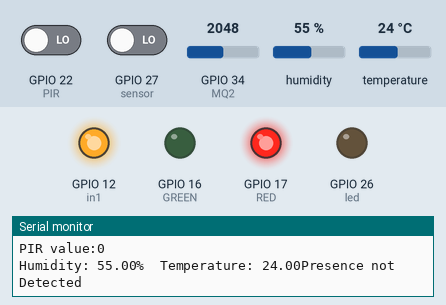
The sketch below on a simulated ESP32. Shown: output pins drawn as LEDs (lit = HIGH), the last lines printed to the serial monitor. The inputs (shaded band) are chosen by the test bench; at power-on: GPIO 34 (MQ2) = 2048, GPIO 27 (sensor) LOW, temperature 24 °C, GPIO 22 (PIR) LOW, humidity 55 %. WiFi joins after 1.5 s; servers stay silent unless stated.

Above: at 14.2 s.
14.3 s: GPIO 34 (MQ2) set to 1074
16.2 s: GPIO 34 (MQ2) set to 934
At 17.5 s:
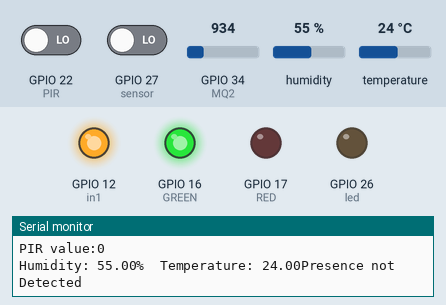
18.5 s: GPIO 27 (sensor) driven HIGH
At 18.9 s:
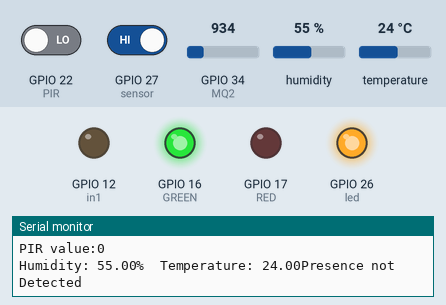
20.0 s: GPIO 27 (sensor) driven LOW
At 24.5 s:
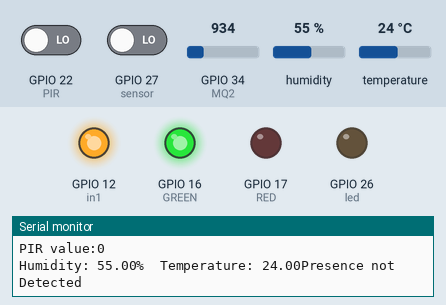
27.5 s: temperature set to 26 °C
At 30.2 s:
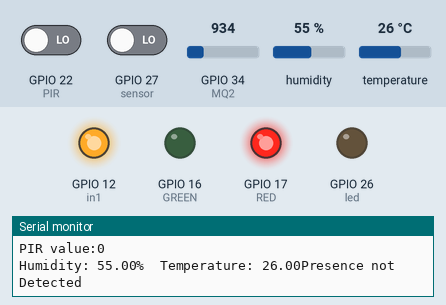
Timing chart, 0 to 31.5 s (numbered marks = the images above; inputs shaded):
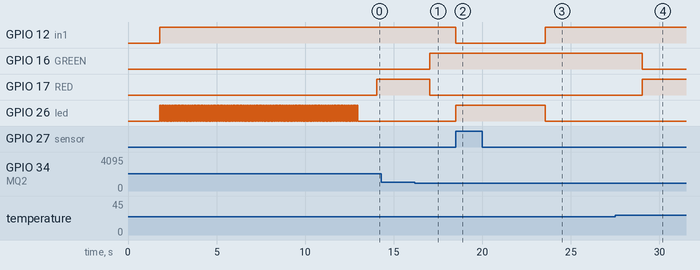

The sketch:

Sensors.ino
```cpp
#define BLYNK_PRINT Serial
#include <WiFi.h>
#include <WiFiClient.h>
#include <BlynkSimpleEsp32.h>
//#include <SimpleTimer.h>
#include "DHT.h"
BlynkTimer timer;
//SimpleTimer timer;
char auth[] = "bqxkbv03yM5TEXZByT0jlE5HjPYktMDF";

char ssid[] = "Redmi 6";
char pass[] = "khaleesi";
int in1 = 12;
int sensor = 27;
int led = 26;
unsigned long t=0;

#define MQ2 34
#define PIR 22
#define GREEN 16
#define RED 17
#define DHTPIN 4  // Digital pin connected to the DHT sensor
#define DHTTYPE DHT11  // DHT 11

DHT dht(DHTPIN, DHTTYPE);
int sensorValue_mq2 = 0;
boolean state = false;

void setup()
{
 // Debug console
 Serial.begin(9600);
 Blynk.begin(auth, ssid, pass);
 pinMode(MQ2, INPUT);
 pinMode(PIR, INPUT);
 pinMode(GREEN, OUTPUT);
 pinMode(RED, OUTPUT);
 pinMode(in1, OUTPUT);
 pinMode(sensor, INPUT);
 pinMode(led, OUTPUT);

 digitalWrite(in1,HIGH);
 digitalWrite(led,LOW);

 while(millis()<13000)
  {
    digitalWrite(led,HIGH);
    delay(50);
    digitalWrite(led,LOW);
    delay(50);
  }
  digitalWrite(led,LOW);
// Serial.begin(9600);
 Serial.println(F("DHTxx test!"));
 dht.begin();
 timer.setInterval(1000L, sendUptime);
}
void sendUptime()
{
  sensorValue_mq2 = analogRead(MQ2);
  float h = dht.readHumidity();
  float t = dht.readTemperature(); // or dht.readTemperature(true) for Fahrenheit
  bool isDetected = digitalRead(PIR);
  Blynk.virtualWrite(V1, sensorValue_mq2);
  Blynk.virtualWrite(V5, h);  //V5 is for Humidity
  Blynk.virtualWrite(V6, t);  //V6 is for Temperature
  Blynk.virtualWrite(V2, isDetected);
  Serial.print("Gas Value: ");
  Serial.println(sensorValue_mq2);
  Serial.print("PIR value:");
  Serial.println(isDetected);
  Serial.print(F("Humidity: "));
  Serial.print(h);
  Serial.print(F("%  Temperature: "));
  Serial.print(t);


  if (sensorValue_mq2 > 1000)
  {
  Blynk.notify("Gas Detected!");
  digitalWrite(GREEN, LOW);
  digitalWrite(RED, HIGH);
  }
  else if (t >=  25 )
  {
  Blynk.email("agrawalchanchal453@gmail.com","ESP32 Alert","Temperature above 30!");
  Blynk.notify("Temperature too high!");
  digitalWrite(GREEN, LOW);
  digitalWrite(RED, HIGH);
  }
  else
  {
  digitalWrite(GREEN, HIGH);
  digitalWrite(RED, LOW);
  }
  if (isnan(h) || isnan(t)) {
   Serial.println("Failed to read from DHT sensor!");
   return;
  }
  if(isDetected){
    Serial.println("Presence detected");
  }
  else{
    Serial.println("Presence not Detected");
  }

}

void loop()
{
 Blynk.run();
 timer.run();
 digitalWrite(in1,HIGH);
  digitalWrite(led,LOW);
  if(digitalRead(sensor)==HIGH)
  {
   t=millis();
   while(millis()<(t+5000))
   {
   digitalWrite(in1,LOW);
   digitalWrite(led,HIGH);
     if((millis()>(t+2300))&&(digitalRead(sensor)==HIGH))
      {
       t=millis();
      }
   }
  }
}
```

Measured:
- the behaviour switches between 1001 and 1000 on GPIO 34 (MQ2) (found by bisection; images 0 and 1)
- the behaviour switches between 24 and 25 °C on temperature (found by bisection; images 3 and 4)
- after the input at 16.2 s, GPIO 16 (GREEN): LOW → HIGH after 0.84 s; GPIO 17 (RED): HIGH → LOW after 0.84 s
- after the input at 18.5 s, GPIO 12 (in1): HIGH → LOW at once; GPIO 26 (led): LOW → HIGH at once
- after the input at 20.0 s, GPIO 12 (in1): LOW → HIGH after 3.5 s; GPIO 26 (led): HIGH → LOW after 3.5 s
- after the input at 27.5 s, GPIO 16 (GREEN): HIGH → LOW after 1.5 s; GPIO 17 (RED): LOW → HIGH after 1.5 s
